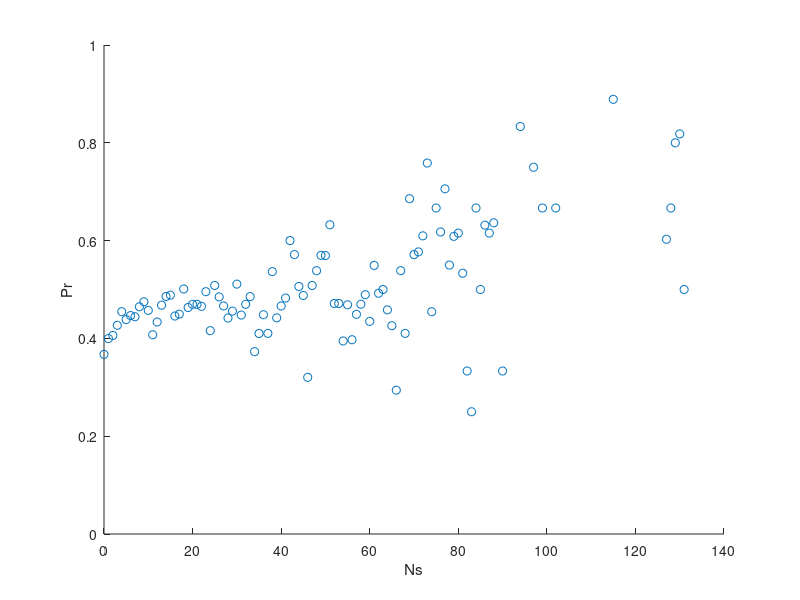

Source code (MATLAB): (Note: this script raises an error after producing the figure.)
Ns = [0,1,2,3,4,5,6,7,8,9,10,11,12,13,14,15,16,17,18,19,20,21,22,23,24,25,26,27,28,29,30,31,32,33,34,35,36,37,38,39,40,41,42,43,44,45,46,47,48,49,50,51,52,53,54,55,56,57,58,59,60,61,62,63,64,65,66,67,68,69,70,71,72,73,74,75,76,77,78,79,80,81,82,83,84,85,86,87,88,90,94,97,99,102,115,127,128,129,130,131];
Pr = [0.36738726173872616,0.399746192893401,0.4059840790557233,0.42678868552412647,0.4547061422889969,0.43843984962406013,0.4467065868263473,0.4442748091603053,0.4647058823529412,0.47473867595818814,0.4572972972972973,0.40736196319018403,0.43353293413173655,0.4679878048780488,0.4858156028368794,0.48846153846153845,0.4457831325301205,0.4496124031007752,0.5010615711252654,0.4632352941176471,0.46973365617433416,0.4696969696969697,0.465564738292011,0.49557522123893805,0.41580756013745707,0.5082508250825083,0.48484848484848486,0.4664310954063604,0.4416403785488959,0.4558139534883721,0.5110132158590308,0.44776119402985076,0.4697674418604651,0.4854771784232365,0.3728813559322034,0.41,0.4484536082474227,0.41025641025641024,0.5365853658536586,0.4420289855072464,0.4662576687116564,0.4825174825174825,0.6,0.5714285714285714,0.5061728395061729,0.4878048780487805,0.32038834951456313,0.5081967213114754,0.5384615384615384,0.5698924731182796,0.5694444444444444,0.6323529411764706,0.4714285714285714,0.4714285714285714,0.39473684210526316,0.46875,0.3972602739726027,0.4492753623188406,0.46987951807228917,0.48936170212765956,0.43478260869565216,0.5492957746478874,0.49230769230769234,0.5,0.4583333333333333,0.42592592592592593,0.29411764705882354,0.5384615384615384,0.41025641025641024,0.6857142857142857,0.5714285714285714,0.5769230769230769,0.6097560975609756,0.7586206896551724,0.45454545454545453,0.6666666666666666,0.6176470588235294,0.7058823529411765,0.55,0.6086956521739131,0.6153846153846154,0.5333333333333333,0.3333333333333333,0.25,0.6666666666666666,0.5,0.631578947368421,0.6153846153846154,0.6363636363636364,0.3333333333333333,0.8333333333333334,0.75,0.6666666666666666,0.6666666666666666,0.8888888888888888,0.6027397260273972,0.6666666666666666,0.8,0.8181818181818182,0.5];
scatter (Ns, Pr)
xlabel('Ns');
ylabel('Pr');
ylim([0 1])
h = lsline;
set(h(1),'color','r')

legend({'North American', 'Linear Regression Line'}, 'Location', 'northwest');